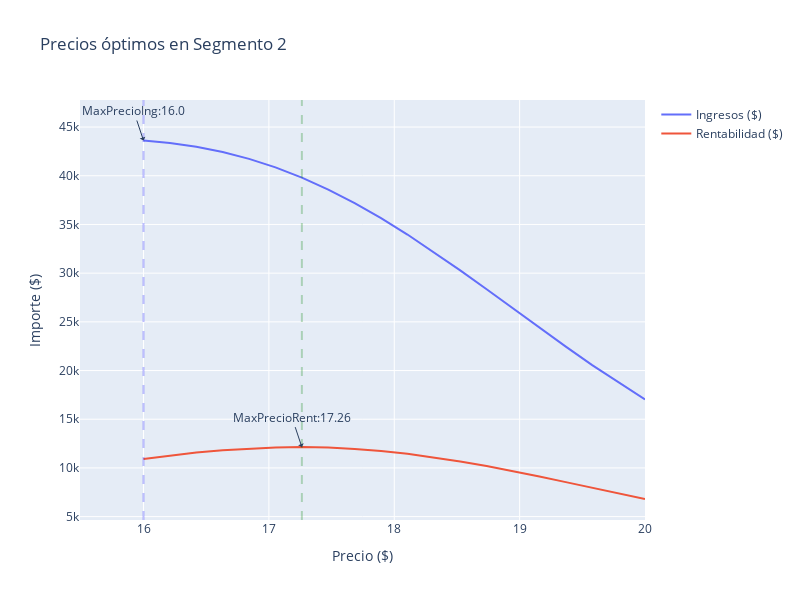

Notebook code cell kept with this figure:
### Code cell
fig = go.Figure()

# Se agrega el precio máximo de ingreso
fig.add_trace(go.Scatter(x=df_elasticidad['irr'], y=df_elasticidad['ingresos_seg2'], name='Ingresos ($)'))
# Se agrega la etiqueta
fig.add_annotation(x=float(max_ing_seg2['irr']), y=float(max_ing_seg2['ingresos_seg2']),
                                  text="MaxPrecioIng:"+str(float(max_ing_seg2['irr'].round(2))),
                                  showarrow=True,
                                  arrowhead=1)
# Se agrega la recta del precio máximo
fig.add_vline(x=float(max_ing_seg2['irr']), line_width=2, line_dash="dash",
                             line_color="blue", opacity=0.25)

# Se agrega el precio máximo de rentabilidad
fig.add_trace(go.Scatter(x=df_elasticidad['irr'], y=df_elasticidad['rentabilidad_seg2'], name='Rentabilidad ($)'))
# Se agrega la etiqueta
fig.add_annotation(x=float(max_ren_seg2['irr']), y=float(max_ren_seg2['rentabilidad_seg2']),
                                  text="MaxPrecioRent:"+str(float(max_ren_seg2['irr'].round(2))),
                                  showarrow=True,
                                  arrowhead=1)
# Se agrega la recta del precio máximo
fig.add_vline(x=float(max_ren_seg2['irr']), line_width=2, line_dash="dash",
                             line_color="green", opacity=0.25)

# # Agregamos la línea de restricción: Costo
# fig.add_vline(x=float(df_elasticidad['costo'].mean()), line_width=2, line_dash="dash",
#                              line_color="orange", opacity=0.5)

# Configuración del gráfico
fig.update_layout(
    showlegend=True,
    width=800,
    height=600,
    xaxis_title="Precio ($)",
    yaxis_title="Importe ($)",
    title="Precios óptimos en Segmento 2")

### Figure 1 — Plotly figure (JSON) as saved in the notebook; plotly's stock layout.template omitted (floating-point values rounded to 4 significant figures)
{"data": [{"name": "Ingresos ($)", "type": "scatter", "x": [16, 16.21, 16.42, 16.63, 16.84, 17.05, 17.26, 17.47, 17.68, 17.89, 18.11, 18.32, 18.53, 18.74, 18.95, 19.16, 19.37, 19.58, 19.79, 20], "y": [43620.0, 43370.0, 42980.0, 42440.0, 41730.0, 40860.0, 39810.0, 38580.0, 37190.0, 35650.0, 33970.0, 32170.0, 30280.0, 28340.0, 26370.0, 24400.0, 22450.0, 20560.0, 18750.0, 17020.0]}, {"name": "Rentabilidad ($)", "type": "scatter", "x": [16, 16.21, 16.42, 16.63, 16.84, 17.05, 17.26, 17.47, 17.68, 17.89, 18.11, 18.32, 18.53, 18.74, 18.95, 19.16, 19.37, 19.58, 19.79, 20], "y": [10910.0, 11270.0, 11570.0, 11820.0, 12000.0, 12110.0, 12140.0, 12090.0, 11950.0, 11740.0, 11450.0, 11090.0, 10670.0, 10190.0, 9668.0, 9115.0, 8542.0, 7960.0, 7379.0, 6809.0]}], "layout": {"annotations": [{"arrowhead": 1, "showarrow": true, "text": "MaxPrecioIng:16.0", "x": 16, "y": 43620.0}, {"arrowhead": 1, "showarrow": true, "text": "MaxPrecioRent:17.26", "x": 17.26, "y": 12140.0}], "height": 600, "shapes": [{"line": {"color": "blue", "dash": "dash", "width": 2}, "opacity": 0.25, "type": "line", "x0": 16, "x1": 16, "xref": "x", "y0": 0, "y1": 1, "yref": "y domain"}, {"line": {"color": "green", "dash": "dash", "width": 2}, "opacity": 0.25, "type": "line", "x0": 17.26, "x1": 17.26, "xref": "x", "y0": 0, "y1": 1, "yref": "y domain"}], "showlegend": true, "title": {"text": "Precios óptimos en Segmento 2"}, "width": 800, "xaxis": {"title": {"text": "Precio ($)"}}, "yaxis": {"title": {"text": "Importe ($)"}}}}
